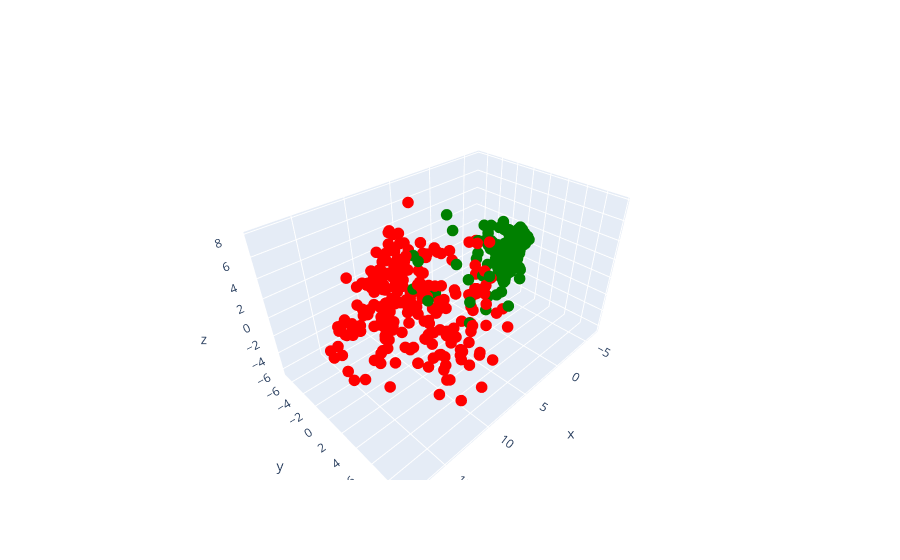

Source (notebook cell):
### Code cell
import chart_studio.plotly as py 
import plotly.graph_objs as go
from plotly.offline import download_plotlyjs, init_notebook_mode, plot, iplot

init_notebook_mode(connected=True)
trace = go.Scatter3d(
    x = pca_fitted3d[:,0],
    y = pca_fitted3d[:,1],
    z = pca_fitted3d[:,2],
    mode = 'markers',
    marker=dict(
        color=y_color,
        size=4)
)

data = [trace]

# Plot and embed in ipython notebook!
iplot(data, filename='basic-scatter')

### Figure 1 — Plotly figure (JSON) as saved in the notebook; plotly's stock layout.template omitted (floating-point values rounded to 4 significant figures; data arrays with more than 128 entries replaced by an {"elided": "..."} marker saying what was removed)
{"data": [{"marker": {"color": {"elided": "699 str values"}, "size": 4}, "mode": "markers", "type": "scatter3d", "x": {"elided": "699 float values"}, "y": {"elided": "699 float values"}, "z": {"elided": "699 float values"}}], "layout": {}}
